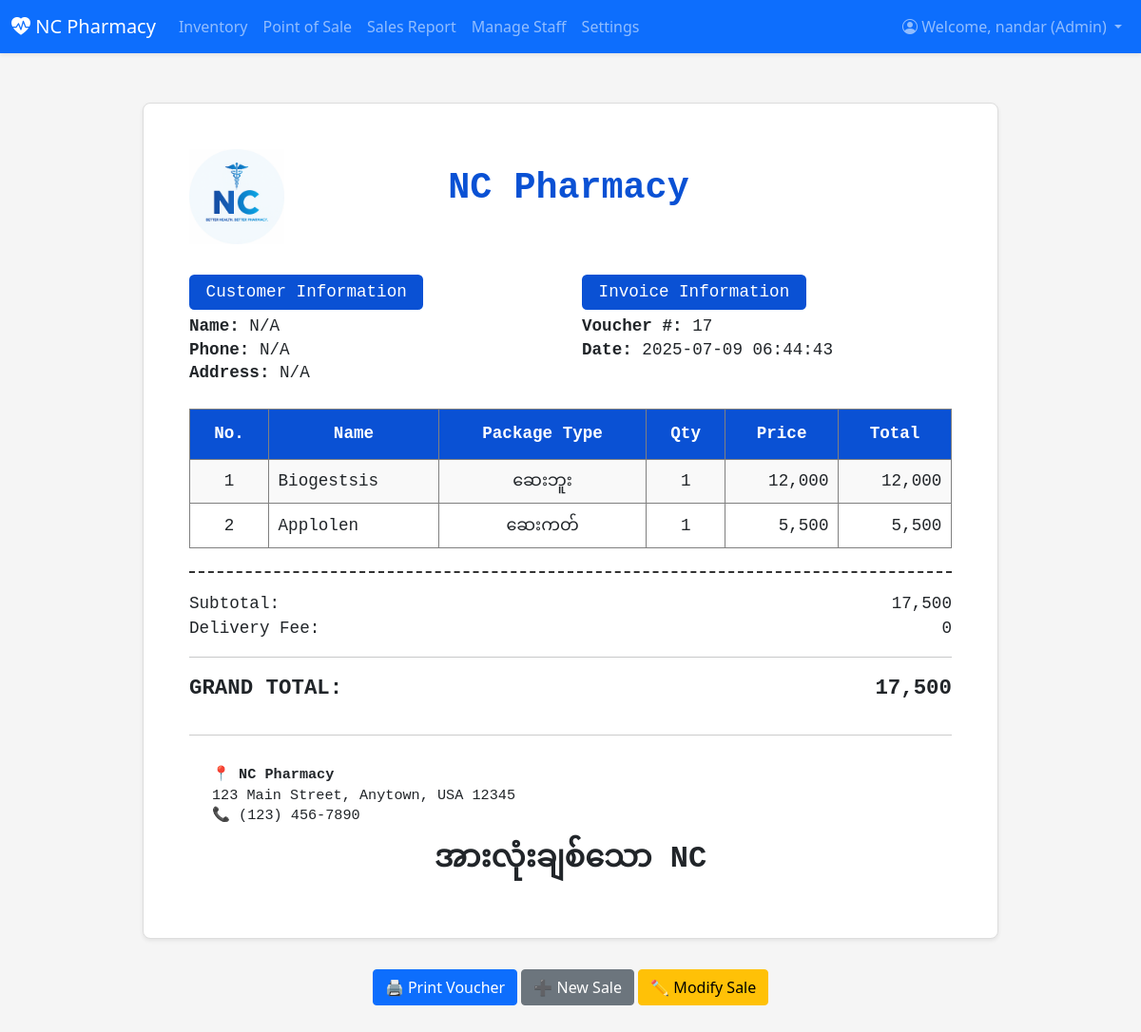
The app's page /sales/receipt/17/ (signed in) with its own data.
### inventory/models.py (models this page shows, shortened)
class Profile(models.Model):
    user = models.OneToOneField(User, on_delete=models.CASCADE)
    ROLE_CHOICES = (
        ('admin', 'Admin'),
        ('staff', 'Staff'),
    )
    role = models.CharField(max_length=10, choices=ROLE_CHOICES, blank=True)
    permissions = models.ManyToManyField(Permission, blank=True)

class Sale(models.Model):
    created_at = models.DateTimeField(default=timezone.now)
    created_by = models.ForeignKey(User, on_delete=models.SET_NULL, null=True, blank=True, related_name='sales')
    delivery_fee = models.IntegerField(default=0)
    total_amount = models.IntegerField(default=0)
    customer_name = models.CharField(max_length=100, blank=True)
    customer_phone = models.CharField(max_length=20, blank=True)
    customer_address = models.TextField(blank=True)
    @property
    def items_only_total(self):
        return self.total_amount - self.delivery_fee

class SaleItem(models.Model):
    sale = models.ForeignKey(Sale, related_name='items', on_delete=models.CASCADE)
    medicine = models.ForeignKey(Medicine, on_delete=models.PROTECT) # PROTECT prevents deleting a medicine if it has been sold
    quantity = models.PositiveIntegerField()
    price_at_sale = models.IntegerField()
    @property
    def subtotal(self):
        return self.quantity * self.price_at_sale

class Medicine(models.Model):
    CATEGORY_CHOICES = [
        ('Painkillers', 'Painkillers (Analgesics)'),
        ('Antibiotics', 'Antibiotics'),
        ('Antipyretics', 'Antipyretics (fever reducers)'),
        ('Antihistamines', 'Antihistamines (allergy)'),
        ('Antacids', 'Antacids (gastric)'),
        ('Antidiabetics', 'Antidiabetics'),
        ('Antihypertensives', 'Antihypertensives'),
        ('Cough & Cold', 'Cough & Cold'),
        ('Antiseptics', 'Antiseptics'),
        ('Vitamins & Supplements', 'Vitamins & Supplements'),
        ('Other', 'Other'),
    ]
    code = models.CharField(max_length=50, blank=True, verbose_name="Code")
    name = models.CharField(max_length=100, verbose_name="Name")
    brand_name = models.CharField(max_length=100, blank=True, verbose_name="Brand")
    category = models.CharField(max_length=50, choices=CATEGORY_CHOICES, default='Other', verbose_name="Category")
    unit_per_package = models.PositiveIntegerField(default=1, verbose_name="Units/Pkg")
    package_type = models.CharField(max_length=50, blank=True, verbose_name="Package Type")
    quantity = models.PositiveIntegerField(default=0, verbose_name="Stock Quantity")
    purchase_price = models.IntegerField(default=0, verbose_name="Buy Price")
    selling_price = models.IntegerField(default=0, verbose_name="Sell Price")
    purchase_date = models.DateField(null=True, blank=True, verbose_name="Buy Date")
    expiry_date = models.DateField(verbose_name="Expire Date")
    added_date = models.DateTimeField(auto_now_add=True)
    description = models.TextField(blank=True)
    dosage_form = models.CharField(max_length=100, blank=True)
    supplier_name = models.CharField(max_length=100, blank=True)
    storage_info = models.TextField(blank=True)
    location = models.CharField(max_length=100, blank=True)
    class Meta:
        ordering = ['name']

### inventory/views.py (the view)
# urls.py: path('sales/receipt/<int:pk>/', sale_receipt_view, name='sale_receipt'),
@login_required(login_url='/login/')
def sale_receipt_view(request, pk):
    if not user_has_permission(request.user, 'view_sale'):
        return redirect('dashboard')
    sale = get_object_or_404(Sale, pk=pk)
    pharmacy_info, _ = PharmacyInfo.objects.get_or_create(pk=1)
    return render(request, 'inventory/sale_receipt.html', {'sale': sale, 'pharmacy_info': pharmacy_info})

### inventory/views.py (called while the page is built)
def is_admin(user):
    return user.is_authenticated and hasattr(user, 'profile') and user.profile.role == 'admin'

def user_has_permission(user, perm_codename):
    if not user.is_authenticated or not hasattr(user, 'profile'):
        return False
    if is_admin(user):
        return True
    return user.profile.permissions.filter(codename=perm_codename).exists()

### inventory/templates/inventory/sale_receipt.html (shortened to what this page needs)
{% extends 'inventory/base.html' %}
{% load static %}
{% load humanize %}
{% block content %}
<div class="container-fluid">
  <div class="receipt-container shadow-sm">
    <div class="receipt-header">
      <div class="receipt-logo-wrapper">
        <img src="{% static 'inventory/logo_1.png' %}" alt="PharmaSys Logo">
      </div>
      <div class="receipt-title">NC Pharmacy</div>
    </div>
    <div class="row mb-4">
      <div class="col-md-6">
        <div class="customer-info">
          <div class="info-block-header">Customer Information</div>
          <p><strong>Name:</strong> {{ sale.customer_name|default:"N/A" }}</p>
          <p><strong>Phone:</strong> {{ sale.customer_phone|default:"N/A" }}</p>
          <p><strong>Address:</strong> {{ sale.customer_address|default:"N/A" }}</p>
        </div>
      </div>
      <div class="col-md-6">
        <div class="invoice-info-block">
          <div class="info-block-header">Invoice Information</div>
          <p><strong>Voucher #:</strong> {{ sale.pk }}</p>
          <p><strong>Date:</strong> {{ sale.created_at|date:"Y-m-d H:i:s" }}</p>
        </div>
      </div>
    </div>
    <div class="table-responsive">
      <table class="receipt-table table-bordered">
        <thead>
          <tr>
            <th>No.</th>
            <th>Name</th>
            <th>Package Type</th>
            <th>Qty</th>
            <th>Price</th>
            <th>Total</th>
          </tr>
        </thead>
        <tbody>
          {% for item in sale.items.all %}
          <tr>
            <td class="text-center">{{ forloop.counter }}</td>
            <td>{{ item.medicine.name }}</td>
            <td class="text-center">{{ item.medicine.package_type }}</td>
            <td class="text-center">{{ item.quantity }}</td>
            <td class="text-end"> {{ item.price_at_sale|floatformat:0|intcomma }}</td>
            <td class="text-end"> {{ item.subtotal|floatformat:0|intcomma }}</td>
          </tr>
          {% endfor %}
        </tbody>
      </table>
    </div>
    <div class="receipt-summary">
      <div class="row">
        <div class="col-6 text-start">Subtotal:</div>
        <div class="col-6 text-end"> {{ sale.items_only_total|floatformat:0|intcomma }}</div>
      </div>
      <div class="row">
        <div class="col-6 text-start">Delivery Fee:</div>
        <div class="col-6 text-end"> {{ sale.delivery_fee|floatformat:0|intcomma }}</div>
      </div>
      <hr>
      <div class="row receipt-total">
        <div class="col-6 text-start">GRAND TOTAL:</div>
        <div class="col-6 text-end"> {{ sale.total_amount|floatformat:0|intcomma }}</div>
      </div>
    </div>
    <div class="receipt-footer">
      <div class="pharmacy-contact-info">
        <p><strong>📍 NC Pharmacy</strong></p>
        <p>123 Main Street, Anytown, USA 12345</p>
        <p><strong>📞</strong> (123) 456-7890</p>
      </div>
      <p> <h2><strong> အားလုံးချစ်သော NC </strong> </h2> </p>
    </div>
  </div>
</div>
<div class="text-center mt-3 no-print">
  <button onclick="window.print()" class="btn btn-primary">
    🖨️ Print Voucher
  </button>
  <a href="{% url 'pos' %}" class="btn btn-secondary">➕ New Sale</a>
  <a href="{% url 'pos' %}?sale_id={{ sale.pk }}" class="btn btn-warning">✏️ Modify Sale</a>
</div>
{% endblock %}

### inventory/templates/inventory/base.html (shortened to what this page needs)
{% load static %}
<!DOCTYPE html>
<html lang="en">
<head>
    <link href="https://cdn.jsdelivr.net/npm/bootstrap@5.1.3/dist/css/bootstrap.min.css" rel="stylesheet">
    <link rel="stylesheet" href="https://cdn.jsdelivr.net/npm/bootstrap-icons@1.8.1/font/bootstrap-icons.css">
</head>
<body>
    <nav class="navbar navbar-expand-lg navbar-dark bg-primary shadow-sm">
        <div class="container-fluid">
            <a class="navbar-brand" href="{% if user.is_authenticated %}{% url 'dashboard' %}{% else %}{% url 'login' %}{% endif %}">
                <i class="bi bi-heart-pulse-fill"></i> NC Pharmacy
            </a>
            {% if user.is_authenticated %}
            <div class="collapse navbar-collapse" id="navbarNav">
                <ul class="navbar-nav me-auto mb-2 mb-lg-0">
                    <li class="nav-item"><a class="nav-link {% if request.resolver_match.url_name == 'medicine_list' %}active{% endif %}" href="{% url 'medicine_list' %}">Inventory</a></li>
                    <li class="nav-item"><a class="nav-link {% if request.resolver_match.url_name == 'pos' %}active{% endif %}" href="{% url 'pos' %}">Point of Sale</a></li>
                    <li class="nav-item"><a class="nav-link {% if request.resolver_match.url_name == 'sales_report' %}active{% endif %}" href="{% url 'sales_report' %}">Sales Report</a></li>
                    {% if user.profile.role == 'admin' %}
                    <li class="nav-item"><a class="nav-link {% if request.resolver_match.url_name == 'manage_staff' %}active{% endif %}" href="{% url 'manage_staff' %}">Manage Staff</a></li>
                    <li class="nav-item"><a class="nav-link {% if request.resolver_match.url_name == 'settings' %}active{% endif %}" href="{% url 'settings' %}">Settings</a></li>
                    {% endif %}
                </ul>
                <ul class="navbar-nav ms-auto">
                    <li class="nav-item dropdown">
                        <a class="nav-link dropdown-toggle" href="#" id="navbarDropdown" role="button" data-bs-toggle="dropdown" aria-expanded="false">
                           <i class="bi bi-person-circle"></i> Welcome, {{ user.username }} ({{ user.profile.get_role_display }})
                        </a>
                    </li>
                </ul>
            </div>
            {% endif %}
        </div>
    </nav>
    <div class="container content-wrapper">
        {% block content %}{% endblock %}
    </div>
</body>
</html>

### inventory/templates/inventory/base.html (style rules this page uses)
body { background-color: #f8f9fa; }
.content-wrapper { padding-top: 20px; padding-bottom: 40px; }

### inventory/templates/inventory/sale_receipt.html (style rules this page uses)
body { background-color: #f5f5f5; }
.receipt-container { max-width: 900px; margin: 2rem auto; padding: 3rem; background-color: #fff; border: 1px solid #ddd; border-radius: 0.5rem; font-family: "Courier New", Courier, monospace; font-size: 1.1rem; box-shadow: 0 4px 12px rgba(0, 0, 0, 0.05); }
.receipt-header { display: grid; grid-template-columns: auto 1fr auto; align-items: center; margin-bottom: 2rem; }
.receipt-logo-wrapper { justify-self: start; }
.receipt-logo-wrapper img { height: 100px; max-width: 100%; }
.receipt-title { font-size: 2.4rem; font-weight: bold; color: #0a51d4; text-align: center; justify-self: center; width: 100%; margin-top: 0.5rem; margin-bottom: 1.5rem; margin-left: 0; margin-right: 6.5rem; }
.info-block-header { background: #0a51d4; color: #fff; display: inline-block; padding: 0.3em 1em; border-radius: 0.3em; margin-bottom: 0.5rem; font-size: 1.1rem; }
.receipt-table { width: 100%; border-collapse: collapse; margin-bottom: 1.5rem; page-break-inside: avoid; }
.receipt-table thead th { background-color: #0a51d4; color: #fff; text-align: center; padding: 0.8rem; }
.receipt-table tbody td { padding: 0.6rem; vertical-align: middle; }
.receipt-table tbody tr:nth-child(odd) { background-color: #f9f9f9; }
.text-end { text-align: right; }
.text-center { text-align: center; }
.receipt-summary { border-top: 2px dashed #333; padding-top: 1.2rem; font-size: 1.1rem; page-break-inside: avoid; }
.receipt-total { font-weight: bold; font-size: 1.4rem; }
.receipt-footer { text-align: center; margin-top: 2rem; padding-top: 1rem; border-top: 1px solid #ccc; page-break-inside: avoid; }
.pharmacy-contact-info { font-size: 0.95rem; text-align: left; margin-top: 1rem; margin-left: 1.5rem; }
.customer-info p, .invoice-info-block p, .pharmacy-contact-info p { margin: 0.1rem 0; line-height: 1.3; }
.info-block-header { margin-bottom: 0.3rem; }

### records on screen
Sale: customer_name "N/A", customer_phone "N/A", customer_address "N/A", pk "17", created_at "2025-07-09 06:44:43", items_only_total "17,500", delivery_fee "0", total_amount "17,500"
SaleItem: medicine.name "Biogestsis", medicine.package_type "ဆေးဘူး", quantity "1", price_at_sale "12,000", subtotal "12,000"
SaleItem: medicine.name "Applolen", medicine.package_type "ဆေးကတ်", quantity "1", price_at_sale "5,500", subtotal "5,500"

### other values on screen
{{ user.username }} "nandar"
{{ user.profile.get_role_display }} "Admin"
